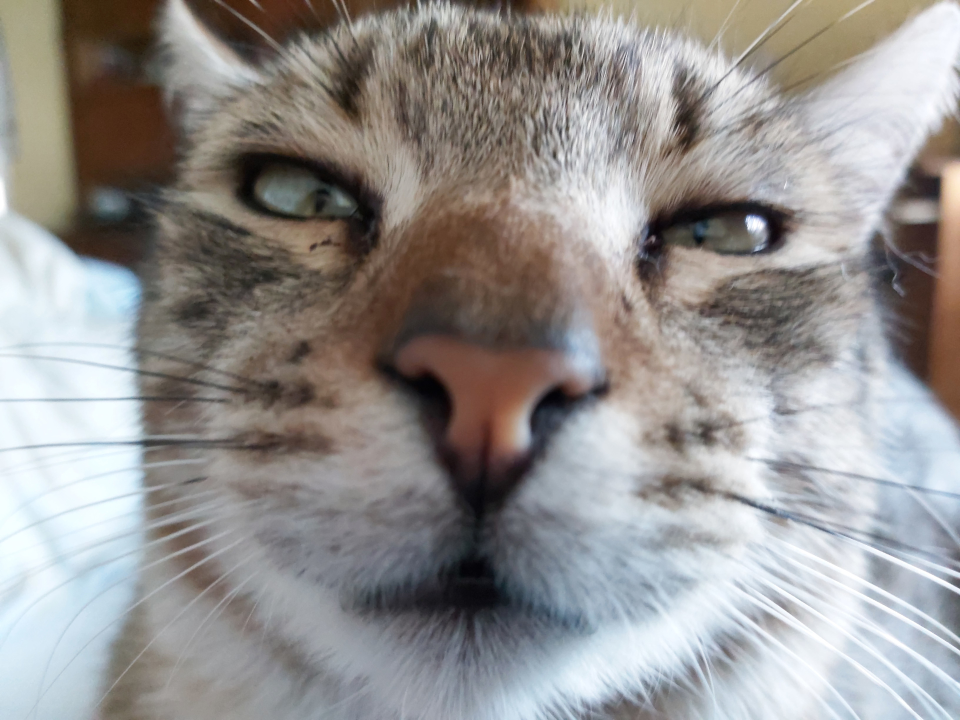
#> input picture image_manipulation/cat.jpg, 1920 x 1440 px (shown at 1/2 size)
$ jupyter execute image_man.ipynb   (older library calls are emulated)
#> lines starting #> are read from the running program, lines starting #| are printed output that depends on the picture; after the words box and inside, x2 and y2 are one past the last pixel; in counts of white or black regions, pixels touching at a corner belong together
# Kép betöltése és megjelenítése

[cell 1]
import matplotlib.pyplot as plt
import matplotlib.image as mpimg
import cv2
import numpy as np

[cell 2]
img = mpimg.imread('cat.jpg')
#> img is the input picture: shape (1440, 1920, 3); mean R, G, B 148.9, 146, 144.4
imgplot = plt.imshow(img)
plt.show()

# Kép vágása

[cell 3]
#image shape (height, width, depth/color)
print(img.shape)
#| (1440, 1920, 3)

[cell 4]
img_cropped = img[0:600, 0:1000, :]
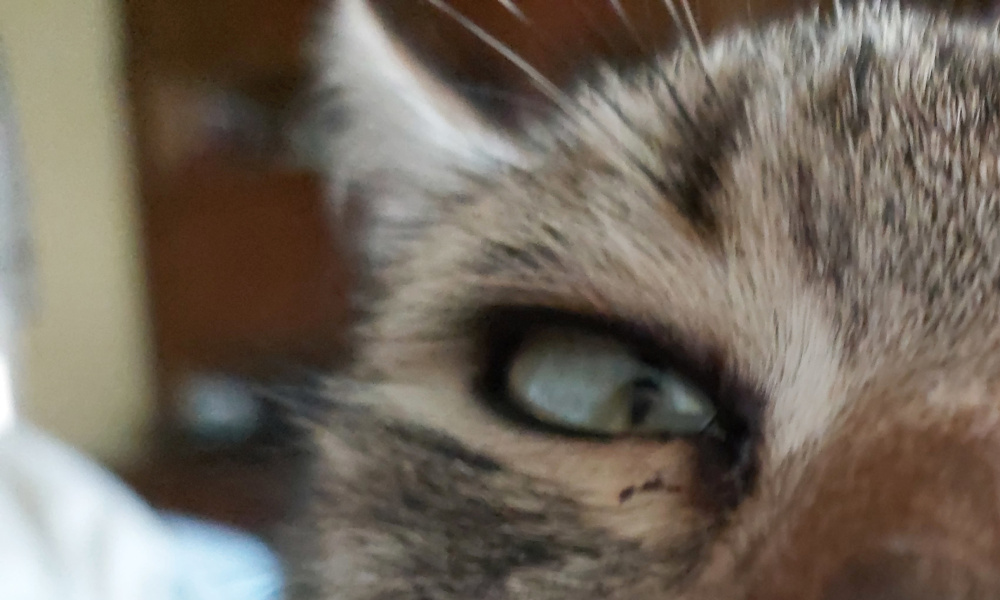
#> img_cropped: shape (600, 1000, 3); mean R, G, B 113.7, 103.6, 92.1
imgplot = plt.imshow(img_cropped)
plt.show()

[cell 5]
print(img_cropped.shape)
#| (600, 1000, 3)

# Kép szürkeárnyalatossá tétele
## Átlagolással

[cell 6]
grey_img = cv2.imread('cat.jpg')

#Transform so Matplotlib can read it correctly
fix_img = cv2.cvtColor(img, cv2.COLOR_BGR2RGB)
plt.imshow(fix_img)

#Matplotlib expects Red Green Blue
#OPENCV reads as Blue Green Red

#the three channels
R, G, B = fix_img[:,:,0], fix_img[:,:,1],fix_img[:,:,2]
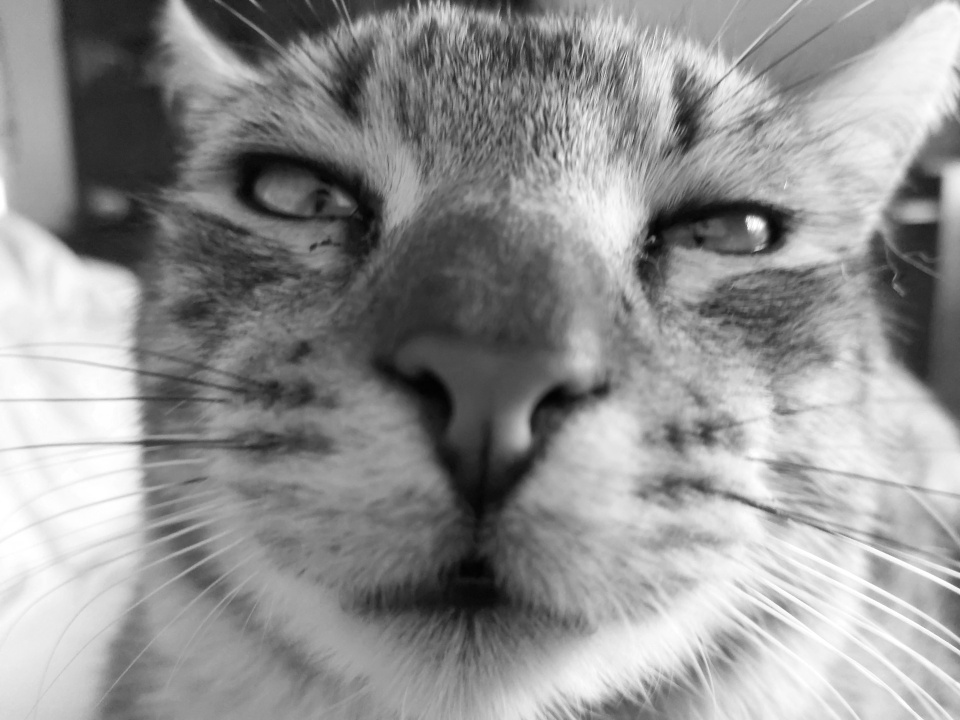
#> G: shape (1440, 1920) (shown at 1/2 size); min 1, max 255, mean 146
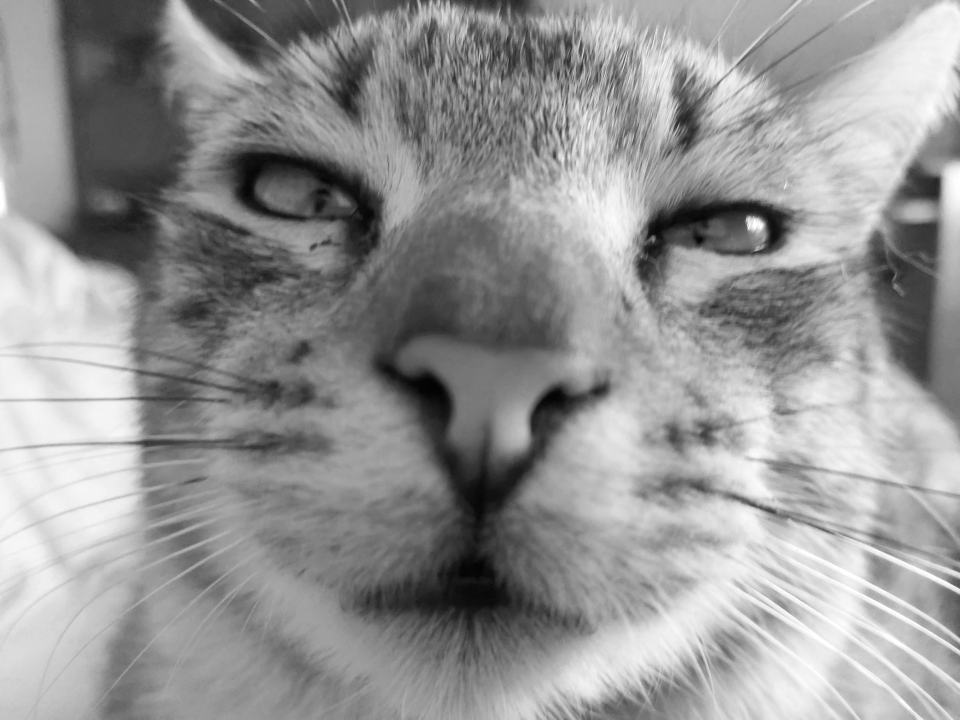
#> B: shape (1440, 1920) (shown at 1/2 size); min 0, max 255, mean 148.9

[cell 7]
gray_avg_img = np.mean(fix_img, axis=2)
plt.imshow(gray_avg_img, cmap='gray')

## Súlyozott átlaggal

[cell 8]
#OpenCV grayscale conversion formula
Y = 0.299 * R + 0.587 * G + 0.114 * B
print(Y)
#> (printed output is left out)

[cell 9]
plt.imshow(Y, cmap='gray')

[cell 10]
#OpenCV function
gray_img_ocv = cv2.imread('cat.jpg', cv2.IMREAD_GRAYSCALE)
#> gray_img_ocv: shape (1440, 1920); min 2, max 255, mean 146.7
#print(gray_img_ocv)

plt.imshow(gray_img_ocv, cmap='gray')

# Hisztogram
## OpenCv

[cell 11]
histg = cv2.calcHist([gray_img_ocv], [0], None, [256], [0, 256])
#> histg = 256 values, max 20710 at index 154, min 0 at index 0, mean 10800
#cv2.calcHist(images, channels, mask, histSize, ranges[, hist[, accumulate]])

plt.xlabel('Intenzitás')
plt.ylabel('Gyakoriság')
plt.title('Szürkeárnyalati hisztogram')
plt.plot(histg)
plt.show()
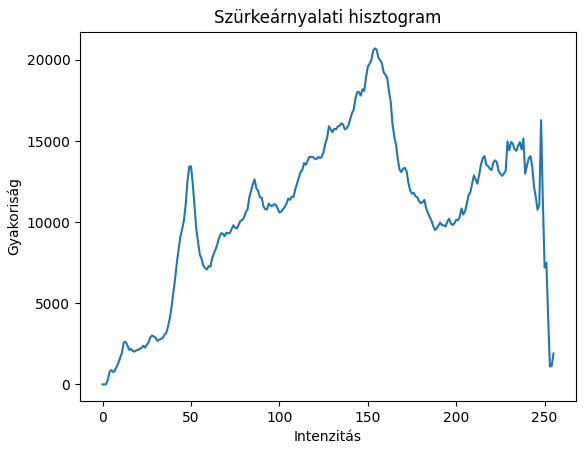
#> figure drawn by matplotlib, 1 panel; curve peaks at x = 154, y = 20710

## Matplotlib

[cell 12]
hist, bins = np.histogram(gray_avg_img.flatten(), bins=256, range=[0,256])
#> hist = 256 values, max 21536 at index 155, min 0 at index 0, mean 10800; bins = 257 values from 0 to 256
#bins=256 a hisztogram bitjei

plt.figure()
plt.plot(hist)
plt.xlabel('Intenzitás')
plt.ylabel('Gyakoriság')
plt.title('Szürkeárnyalati hisztogram')
plt.show()
#> figure, not shown here; curve peaks at x = 155, y = 21536

# Küszöbölés

[cell 13]
_, thresholded_image = cv2.threshold(img, 127, 255, cv2.THRESH_BINARY)

plt.figure()
plt.imshow(thresholded_image, cmap='gray')
plt.axis('off')
plt.title('Globális küszöbölés')
plt.show()

[cell 14]
_, thresholded_image = cv2.threshold(gray_avg_img, 127, 255, cv2.THRESH_BINARY)
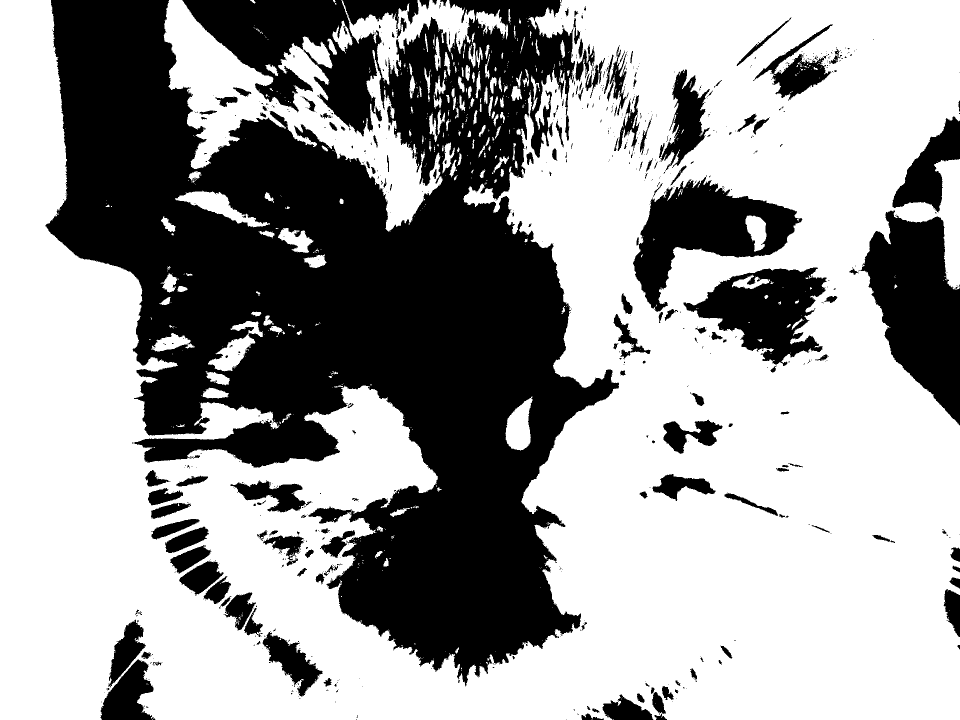
#> thresholded_image: shape (1440, 1920) float64 (shown at 1/2 size); 62.1% white; 832 black regions (653 under 20 px), largest, box (x1, y1, x2, y2) and area: (91, 0, 1238, 1373) 816699, (1722, 421, 1920, 851) 50264, (1266, 351, 1605, 624) 38129

plt.figure()
plt.imshow(thresholded_image, cmap='gray')
plt.axis('off')
plt.title('Globális küszöbölés')
plt.show()

# Átlagoló szűrő
## OpenCV

[cell 15]
kernel_size = (3, 3)  # A szűrő mérete (pl. 3x3)
filtered_image = cv2.blur(img, kernel_size)

plt.figure()
plt.imshow(cv2.cvtColor(filtered_image, cv2.COLOR_BGR2RGB))
plt.axis('off')
plt.title('Átlagoló szűrő (OpenCV)')
plt.show()
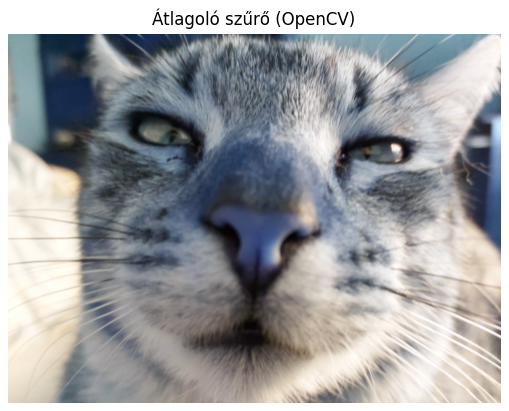
#> figure drawn by matplotlib, 1 panel; B, G, R data is drawn as R, G, B

## Kézi implementáció

[cell 16]
from scipy.signal import convolve2d #2D konvolúció

image_rgb = cv2.cvtColor(img, cv2.COLOR_BGR2RGB)  # Kép átalakítása RGB formátumba

kernel_size = (3, 3)  # A szűrő mérete (pl. 3x3)
kernel = np.ones(kernel_size) / np.prod(kernel_size)

filtered_image_r = convolve2d(image_rgb[:,:,0], kernel, mode='same', boundary='symm')
filtered_image_g = convolve2d(image_rgb[:,:,1], kernel, mode='same', boundary='symm')
filtered_image_b = convolve2d(image_rgb[:,:,2], kernel, mode='same', boundary='symm')

filtered_image = np.stack((filtered_image_r, filtered_image_g, filtered_image_b), axis=2).astype(np.uint8)

plt.figure()
plt.imshow(filtered_image)
plt.axis('off')
plt.title('Átlagoló szűrő (kézi implementáció)')
plt.show()

[cell 17]
# Roberts szűrő
roberts_x = np.array([[1, 0], [0, -1]])
roberts_y = np.array([[0, 1], [-1, 0]])

filtered_image_x = cv2.filter2D(gray_avg_img, -1, roberts_x)
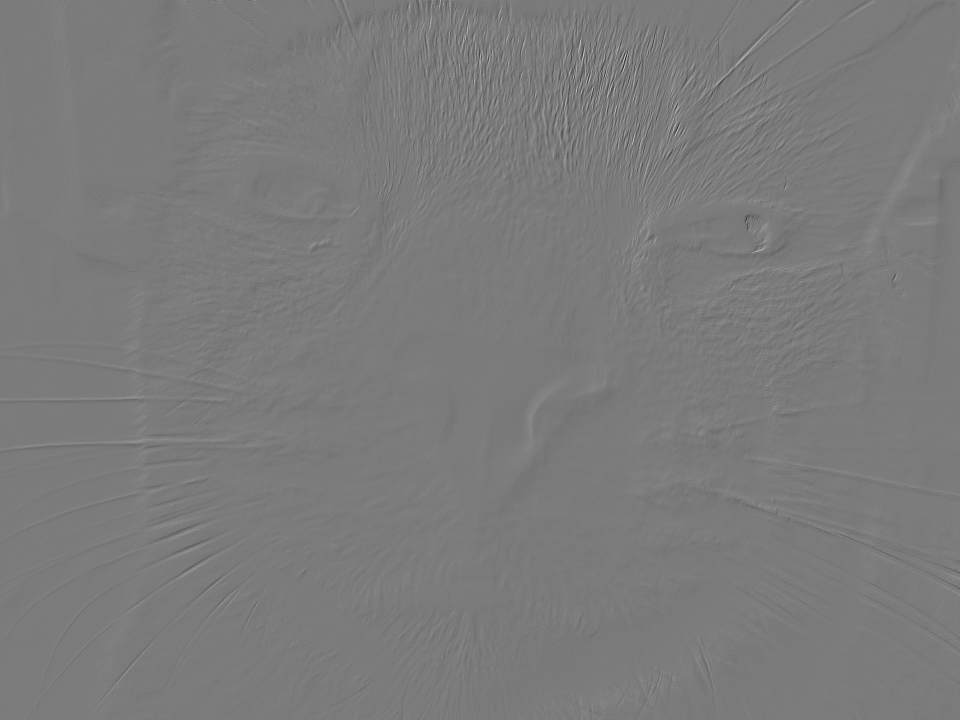
#> filtered_image_x: shape (1440, 1920) float64 (shown at 1/2 size); min -137, max 146, mean 0; drawn with min black and max white
filtered_image_y = cv2.filter2D(gray_avg_img, -1, roberts_y)

# Sobel szűrő
filtered_image_sobel_x = cv2.Sobel(gray_avg_img, cv2.CV_64F, 1, 0, ksize=3)
filtered_image_sobel_y = cv2.Sobel(gray_avg_img, cv2.CV_64F, 0, 1, ksize=3)

# Képek megjelenítése
plt.figure(figsize=(10, 5))

plt.subplot(231)
plt.imshow(gray_avg_img, cmap='gray')
plt.axis('off')
plt.title('Eredeti kép')

plt.subplot(232)
plt.imshow(filtered_image_x, cmap='gray')
plt.axis('off')
plt.title('Roberts (X irány)')

plt.subplot(233)
plt.imshow(filtered_image_y, cmap='gray')
plt.axis('off')
plt.title('Roberts (Y irány)')

plt.subplot(234)
plt.imshow(filtered_image_sobel_x, cmap='gray')
plt.axis('off')
plt.title('Sobel (X irány)')

plt.subplot(235)
plt.imshow(filtered_image_sobel_y, cmap='gray')
plt.axis('off')
plt.title('Sobel (Y irány)')

plt.subplot(236)
gradient_magnitude = np.sqrt(filtered_image_sobel_x**2 + filtered_image_sobel_y**2)
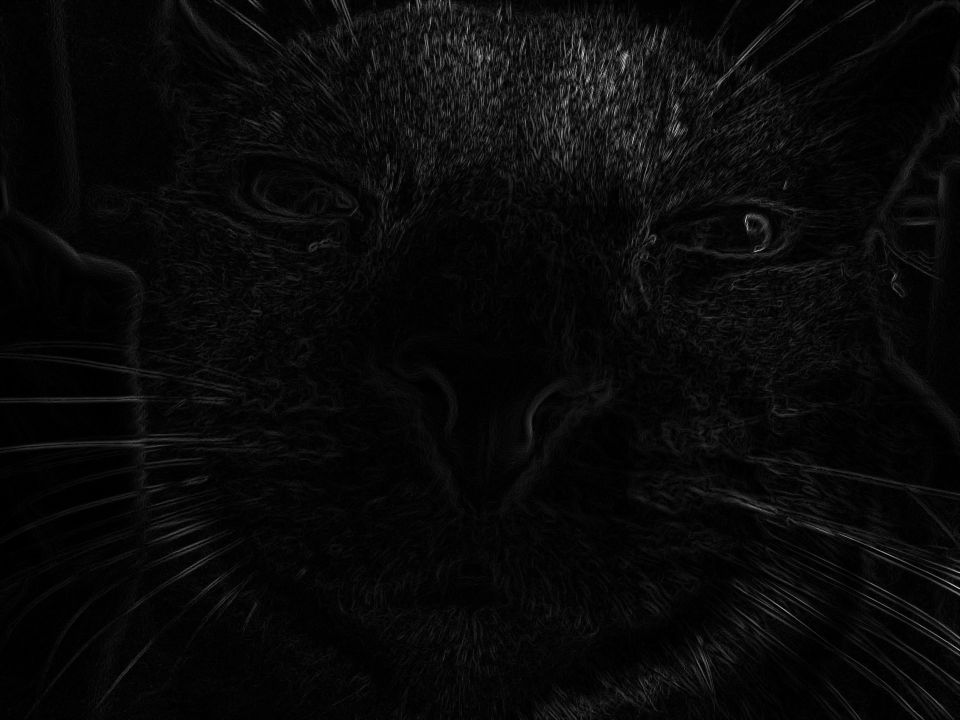
#> gradient_magnitude: shape (1440, 1920) float64 (shown at 1/2 size); min 0, max 591.5, mean 21.8; drawn with min black and max white
plt.imshow(gradient_magnitude, cmap='gray')
plt.axis('off')
plt.title('Sobel (Gradiens magnitúdó)')

plt.tight_layout()
plt.show()
